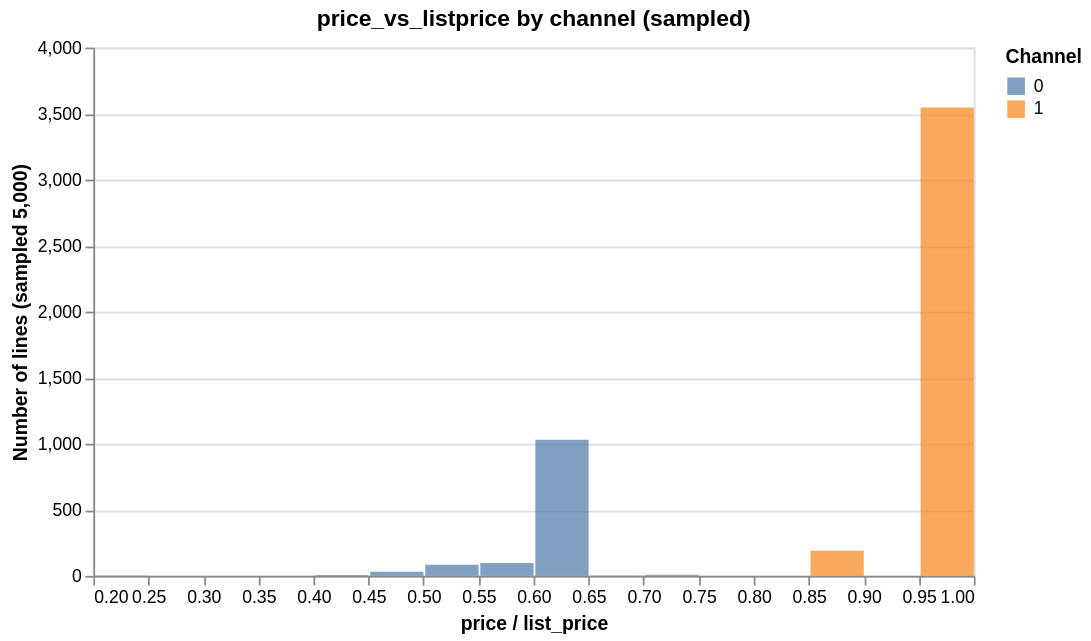

This figure's notebook cell:
### Code cell
chart = alt.Chart(df.sample(5000, random_state=42)).mark_bar(opacity=0.7).encode(
    x=alt.X('price_vs_listprice:Q', bin=alt.Bin(maxbins=30), title='price / list_price'),
    y=alt.Y('count():Q', title='Number of lines (sampled 5,000)'),
    color=alt.Color('online_order_flag:N', title='Channel')
).properties(title='price_vs_listprice by channel (sampled)', width=500, height=300)
chart.display()

### Figure 1 — Vega specification as saved in the notebook (floating-point values rounded to 4 significant figures)
{"$schema": "https://vega.github.io/schema/vega/v5.json", "data": [{"name": "source_0", "values": [{"__count_end": 3546.0, "__count_start": 0.0, "bin_maxbins_30_price_vs_listprice": 0.95, "bin_maxbins_30_price_vs_listprice_end": 1.0, "online_order_flag": 1.0}, {"__count_end": 97.0, "__count_start": 0.0, "bin_maxbins_30_price_vs_listprice": 0.55, "bin_maxbins_30_price_vs_listprice_end": 0.6, "online_order_flag": 0.0}, {"__count_end": 1031.0, "__count_start": 0.0, "bin_maxbins_30_price_vs_listprice": 0.6, "bin_maxbins_30_price_vs_listprice_end": 0.65, "online_order_flag": 0.0}, {"__count_end": 190.0, "__count_start": 0.0, "bin_maxbins_30_price_vs_listprice": 0.85, "bin_maxbins_30_price_vs_listprice_end": 0.9, "online_order_flag": 1.0}, {"__count_end": 84.0, "__count_start": 0.0, "bin_maxbins_30_price_vs_listprice": 0.5, "bin_maxbins_30_price_vs_listprice_end": 0.55, "online_order_flag": 0.0}, {"__count_end": 3.0, "__count_start": 0.0, "bin_maxbins_30_price_vs_listprice": 0.2, "bin_maxbins_30_price_vs_listprice_end": 0.25, "online_order_flag": 0.0}, {"__count_end": 31.0, "__count_start": 0.0, "bin_maxbins_30_price_vs_listprice": 0.45, "bin_maxbins_30_price_vs_listprice_end": 0.5, "online_order_flag": 0.0}, {"__count_end": 9.0, "__count_start": 0.0, "bin_maxbins_30_price_vs_listprice": 0.7, "bin_maxbins_30_price_vs_listprice_end": 0.75, "online_order_flag": 0.0}, {"__count_end": 2.0, "__count_start": 0.0, "bin_maxbins_30_price_vs_listprice": 0.65, "bin_maxbins_30_price_vs_listprice_end": 0.7, "online_order_flag": 0.0}, {"__count_end": 7.0, "__count_start": 0.0, "bin_maxbins_30_price_vs_listprice": 0.4, "bin_maxbins_30_price_vs_listprice_end": 0.45, "online_order_flag": 0.0}]}, {"name": "source_0_color_domain_online_order_flag", "values": [{"online_order_flag": 1.0}, {"online_order_flag": 0.0}]}], "signals": [{"name": "bin_maxbins_30_price_vs_listprice_bins", "value": {"fields": ["price_vs_listprice"], "fname": "bin_price_vs_listprice", "start": 0.2, "step": 0.05, "stop": 1.0}}], "marks": [{"type": "rect", "name": "marks", "from": {"data": "source_0"}, "encode": {"update": {"fill": {"field": "online_order_flag", "scale": "color"}, "y2": {"field": "__count_start", "scale": "y"}, "x": {"field": "bin_maxbins_30_price_vs_listprice_end", "scale": "x", "offset": {"signal": "0.5 + (abs(scale(\"x\", datum[\"bin_maxbins_30_price_vs_listprice_end\"]) - scale(\"x\", datum[\"bin_maxbins_30_price_vs_listprice\"])) < 0.25 ? 0.5 * (0.25 - (abs(scale(\"x\", datum[\"bin_maxbins_30_price_vs_listprice_end\"]) - scale(\"x\", datum[\"bin_maxbins_30_price_vs_listprice\"])))) : -0.5)"}}, "opacity": {"value": 0.7}, "y": {"field": "__count_end", "scale": "y"}, "x2": {"field": "bin_maxbins_30_price_vs_listprice", "scale": "x", "offset": {"signal": "0.5 + (abs(scale(\"x\", datum[\"bin_maxbins_30_price_vs_listprice_end\"]) - scale(\"x\", datum[\"bin_maxbins_30_price_vs_listprice\"])) < 0.25 ? -0.5 * (0.25 - (abs(scale(\"x\", datum[\"bin_maxbins_30_price_vs_listprice_end\"]) - scale(\"x\", datum[\"bin_maxbins_30_price_vs_listprice\"])))) : 0.5)"}}}}, "style": ["bar"]}], "scales": [{"name": "x", "type": "linear", "domain": {"signal": "[bin_maxbins_30_price_vs_listprice_bins.start, bin_maxbins_30_price_vs_listprice_bins.stop]"}, "range": [0, {"signal": "width"}], "bins": {"signal": "bin_maxbins_30_price_vs_listprice_bins"}, "zero": false}, {"name": "y", "type": "linear", "domain": {"data": "source_0", "fields": ["__count_start", "__count_end"]}, "range": [{"signal": "height"}, 0], "zero": true, "nice": true}, {"name": "color", "type": "ordinal", "domain": {"data": "source_0_color_domain_online_order_flag", "field": "online_order_flag", "sort": true}, "range": "category"}], "axes": [{"scale": "y", "ticks": false, "orient": "left", "minExtent": 0, "maxExtent": 0, "zindex": 0, "tickCount": {"signal": "ceil(height/40)"}, "aria": false, "domain": false, "grid": true, "labels": false, "gridScale": "x"}, {"scale": "x", "orient": "bottom", "grid": false, "title": "price / list_price", "tickCount": {"signal": "ceil(width/10)"}, "labelFlush": true, "labelOverlap": true, "zindex": 0}, {"scale": "y", "labelOverlap": true, "title": "Number of lines (sampled 5,000)", "tickCount": {"signal": "ceil(height/40)"}, "orient": "left", "grid": false, "zindex": 0}], "title": {"text": "price_vs_listprice by channel (sampled)", "frame": "group"}, "height": 300, "style": "cell", "legends": [{"title": "Channel", "fill": "color", "symbolType": "square", "encode": {"symbols": {"update": {"opacity": {"value": 0.7}}}}}], "width": 500, "padding": 5, "background": "white"}
